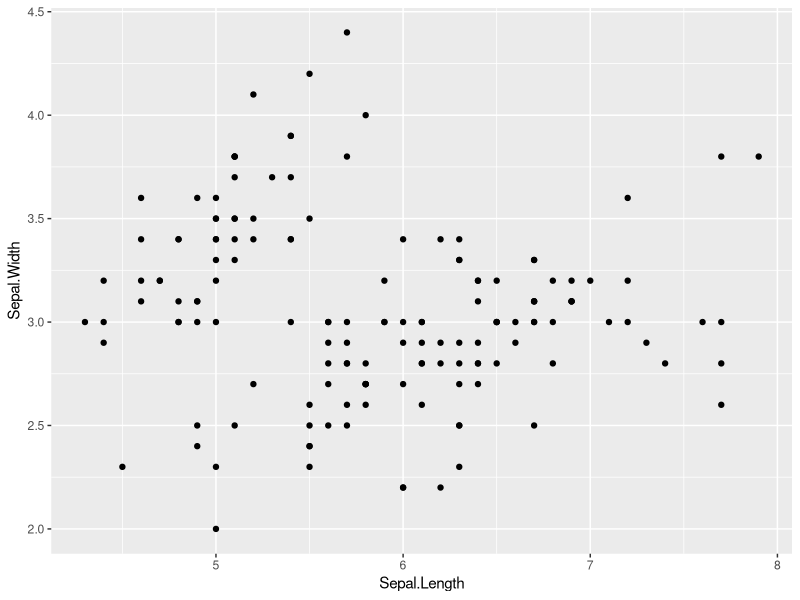
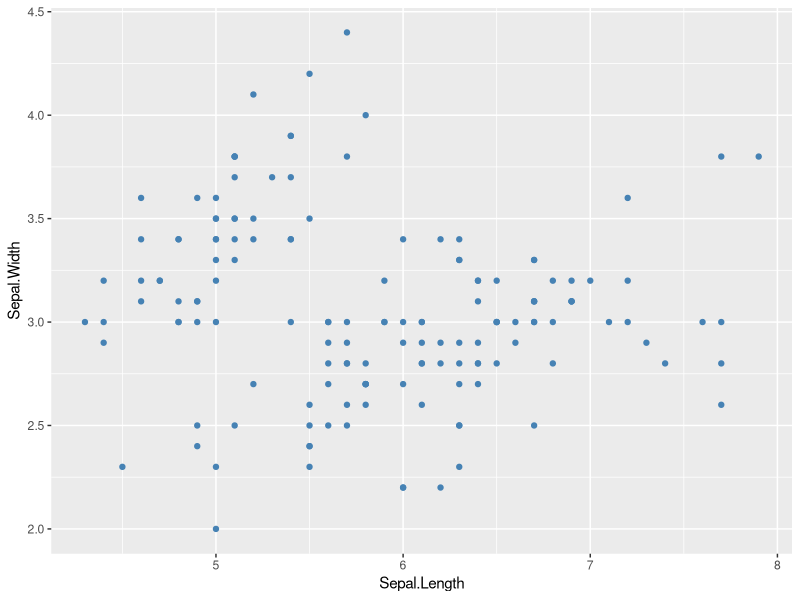
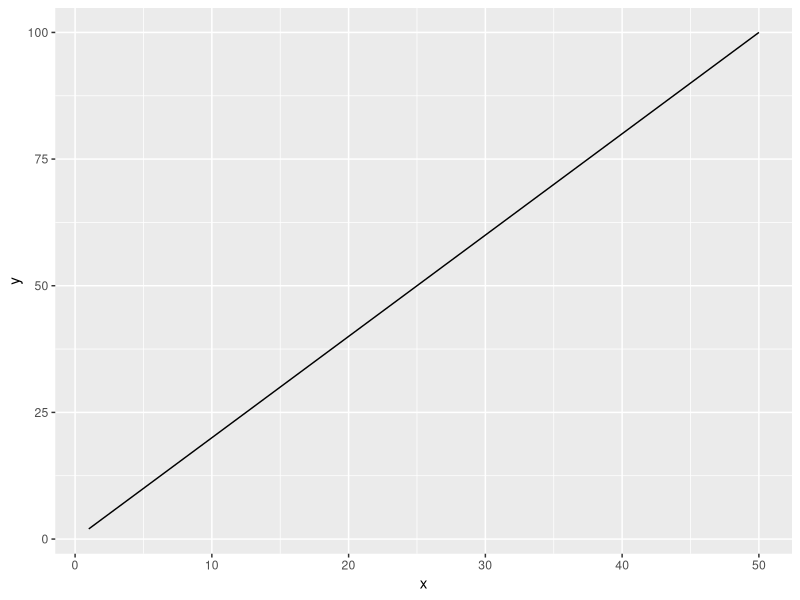
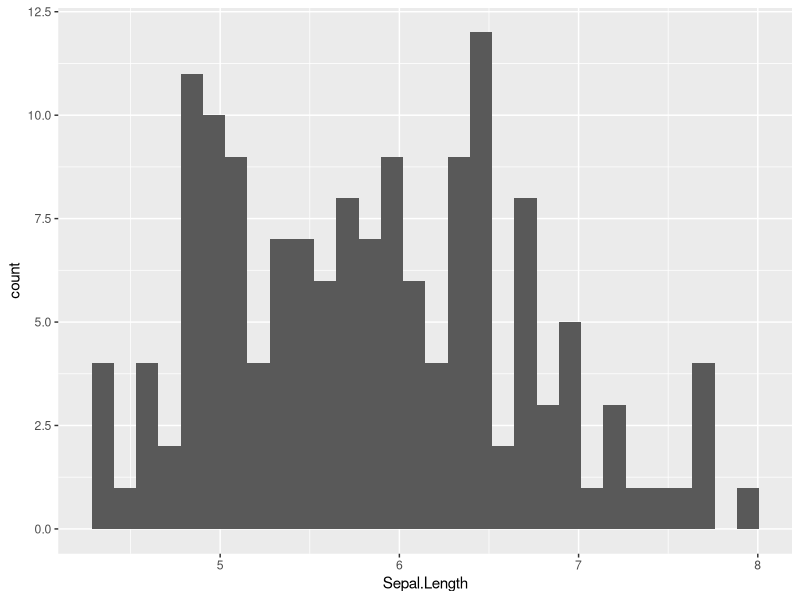
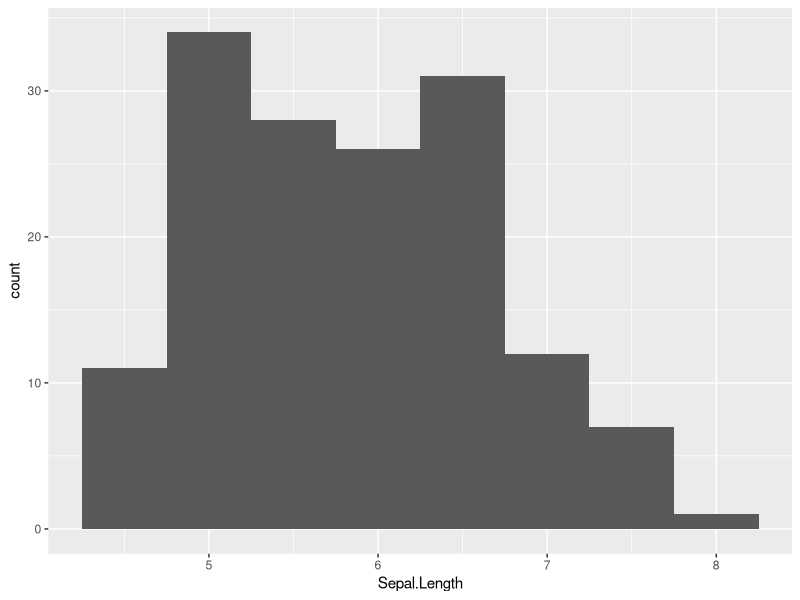
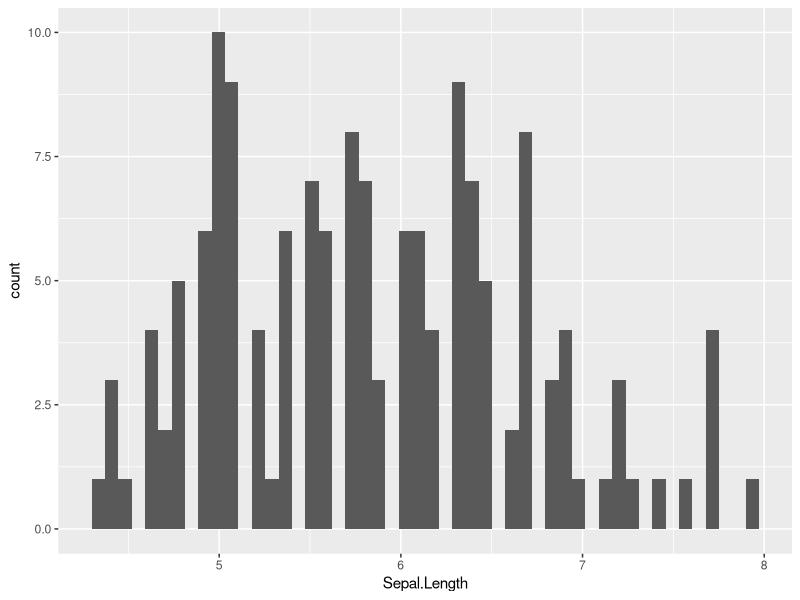
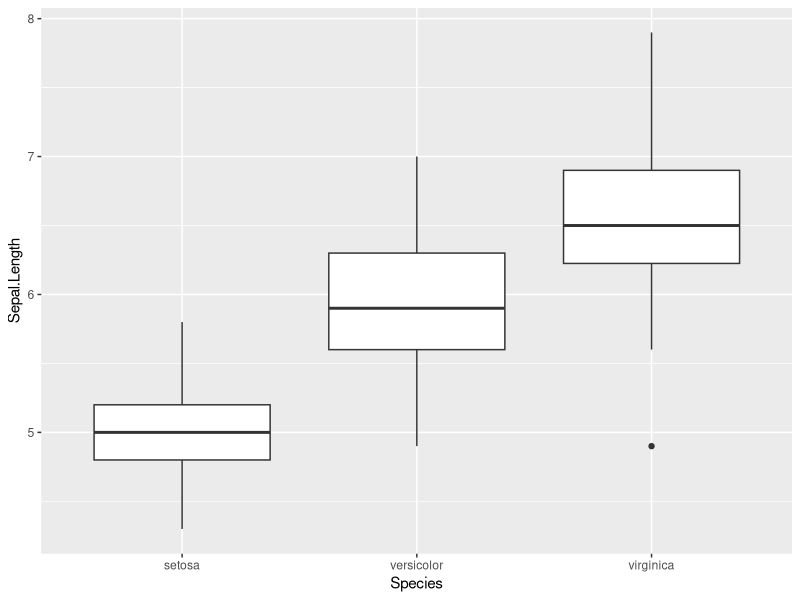
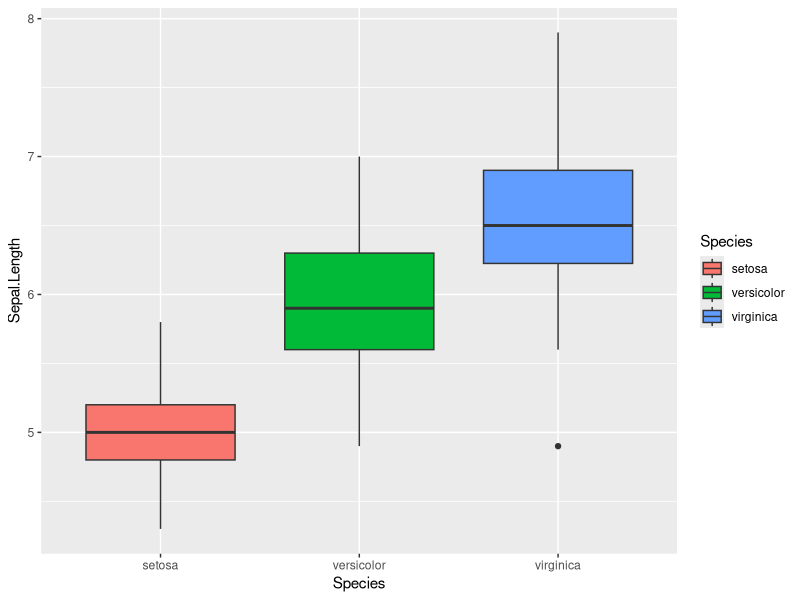

R code for these plots, in order:
## call every single time!
## ctrl+shft+r for line
## ctrl+shft+M for %>% 
## ,, ()+ important

library(tidyverse)

iris %>% 
  ggplot(
    mapping = aes(x= Sepal.Length,
                  y=Sepal.Width)
  )+
geom_point()



ggplot(
  data = iris,
  mapping = aes(x = Sepal.Length,
                y = Sepal.Width)
) +
  geom_point(color = "steelblue")


# line figure -------------------------------------------------------------
df0 <- tibble(x = rep(1:50, 3),
              y = x * 2)

df0 %>% 
  ggplot(
    mapping = aes(x= x,
                  y=y)
  ) +
  geom_line()


# histogram ---------------------------------------------------------------
iris %>% 
  ggplot(aes(x = Sepal.Length)) +
  geom_histogram()

iris %>% 
  ggplot(aes(x = Sepal.Length)) +
  geom_histogram(binwidth = 0.5)
iris %>% 
  ggplot(aes(x = Sepal.Length)) +
  geom_histogram(bins = 50)


iris %>% 
  ggplot(aes(x = Species,
             y = Sepal.Length)) +
  geom_boxplot()


iris %>% 
  ggplot(aes(x = Species,
             y = Sepal.Length,
             fill = Species)) +
  geom_boxplot()


iris %>% 
  ggplot(aes(x = Species,
             y = Sepal.Length,
             fill = Species)) +
  geom_boxplot(color = "darkgrey")
